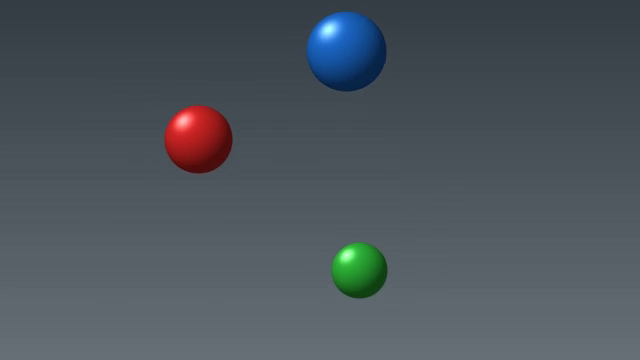
#> input picture frame 18 of bilder/baller.mp4, 640 x 360 px
$ jupyter execute video_eksempel.ipynb
#> lines starting #> are read from the running program, lines starting #| are printed output that depends on the picture; after the words box and inside, x2 and y2 are one past the last pixel; in counts of white or black regions, pixels touching at a corner belong together
# Video med OpenCV

Videoer i mappen `bilder/` ligger i Python-mappen, akkurat som bildene, så `cv2.VideoCapture("baller.mp4")` virker uten sti. OpenCV i nettleseren har FFmpeg innebygd og leser

- MP4, MOV, MKV og WebM med H.264, H.265, VP8 eller VP9 (det de fleste mobiler og kameraer lager)
- AVI med MJPEG eller MPEG-4 (Xvid)

`baller.mp4` er 6 sekunder med tre baller som spretter: en rød, en grønn og en blå.

Kjør cellene med **Shift+Enter**, eller trykk **Kjør alle**.

[cell 1]
import cv2
import numpy as np
from ipywidgets import interact

cap = cv2.VideoCapture("baller.mp4")
fps = cap.get(cv2.CAP_PROP_FPS)
antall = int(cap.get(cv2.CAP_PROP_FRAME_COUNT))
bredde = int(cap.get(cv2.CAP_PROP_FRAME_WIDTH))
hoyde = int(cap.get(cv2.CAP_PROP_FRAME_HEIGHT))
print(f"{bredde} × {hoyde} piksler, {fps:g} bilder per sekund, {antall} bilder ({antall / fps:.1f} s)")

ok, bilde = cap.read()        # det første bildet, som BGR
#> bilde is the input picture: shape (360, 640, 3); mean B, G, R 92.1, 85.3, 76.7
print(bilde.shape, bilde.dtype)
#| (360, 640, 3) uint8
#> the sliders are set to n = 89
cv2.imshow("første bilde", bilde)

## Bla gjennom videoen

En video er bare mange bilder etter hverandre. `cap.set(cv2.CAP_PROP_POS_FRAMES, n)` hopper til bilde nummer `n`, og `cap.read()` gir det. Dra i glidebryteren.

[cell 2]
@interact(n=(0, antall - 1))
def vis_bilde(n=0):
#> called with n = 89
    cap.set(cv2.CAP_PROP_POS_FRAMES, n)
    ok, bilde = cap.read()
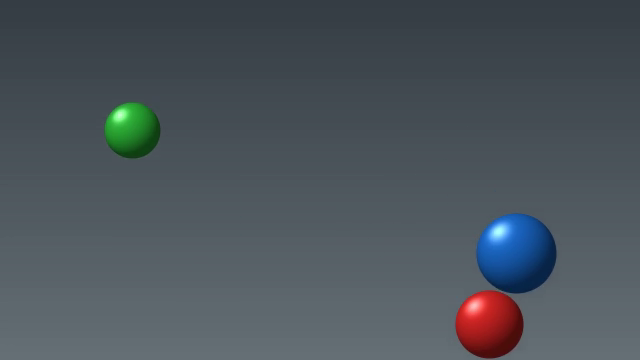
#> input picture frame 89 of bilder/baller.mp4, 640 x 360 px
#> bilde is the input picture: shape (360, 640, 3); mean B, G, R 91.3, 84.6, 75.8
    if ok:
        cv2.imshow("bilde", bilde)
        print(f"bilde {n}, {n / fps:.2f} s")

## Spill av og følg den røde ballen

Løkken leser ett bilde om gangen til videoen er slutt, akkurat som på PC-en. For hvert bilde:

1. Gjør bildet om til HSV, og lag en maske med `cv2.inRange` for rødt. Rødt ligger i begge ender av H (0–179), så det trengs to intervaller.
2. Finn den største hvite flekken i masken med `cv2.findContours`, og tegn en ring rundt den.
3. Tegn sporet ballen har fulgt så langt.

`cv2.imshow` med samme navn bytter ut bildet, så du ser videoen spilles av under cellen. `cv2.waitKey(33)` venter 33 ms mellom bildene, og det gir riktig fart: 1000 ms / 30 bilder per sekund ≈ 33 ms. Trykk **Stopp** for å avbryte.

[cell 3]
cap.set(cv2.CAP_PROP_POS_FRAMES, 0)
spor = []
while True:
    ok, bilde = cap.read()
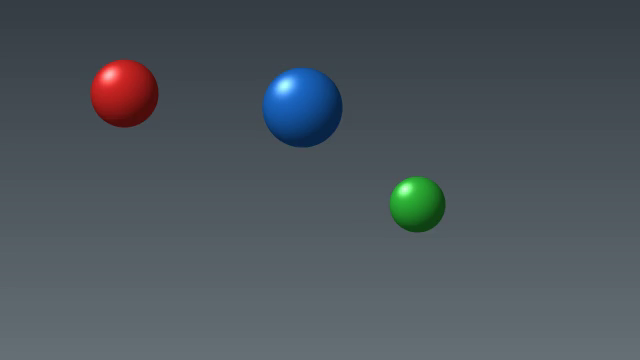
#> input picture frame 0 of bilder/baller.mp4, 640 x 360 px
#> bilde is the input picture: shape (360, 640, 3); mean B, G, R 92.1, 85.4, 76.6
    if not ok:                      # ingen flere bilder: videoen er slutt
        break
    hsv = cv2.cvtColor(bilde, cv2.COLOR_BGR2HSV)
#> hsv: shape (360, 640, 3); mean H, S, V 100.8, 51.5, 94.9
    maske = cv2.inRange(hsv, (0, 120, 70), (10, 255, 255)) | cv2.inRange(hsv, (170, 120, 70), (179, 255, 255))
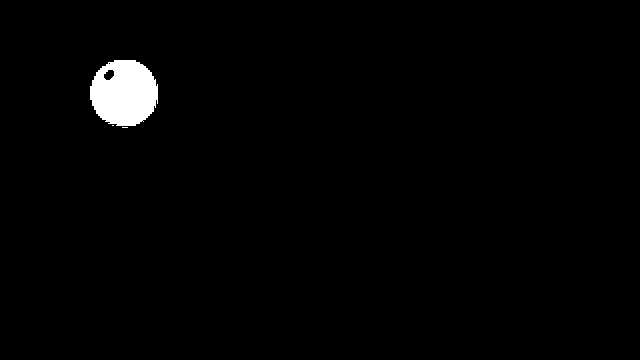
#> maske: shape (360, 640); 1.5% white; 3 white regions (2 under 20 px)
    konturer, _ = cv2.findContours(maske, cv2.RETR_EXTERNAL, cv2.CHAIN_APPROX_SIMPLE)
#> konturer = 3 contours, 2 with area under 20; largest, box (x1, y1, x2, y2) and area: (90, 60, 158, 126) 3472
    if konturer:
        (x, y), r = cv2.minEnclosingCircle(max(konturer, key=cv2.contourArea))
#> x = 124; y = 92.5; r = 34.67
        spor.append((int(x), int(y)))
        cv2.circle(bilde, (int(x), int(y)), int(r) + 5, (255, 255, 255), 2)
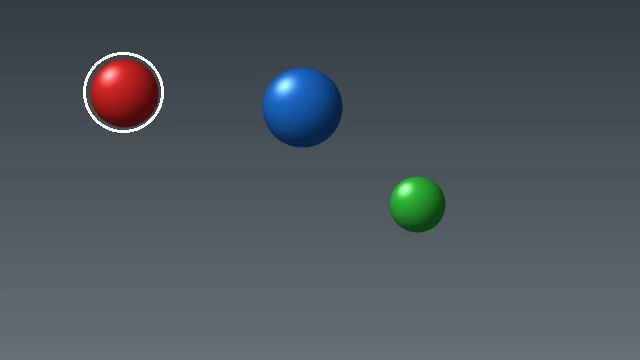
#> bilde: shape (360, 640, 3); 0.32% of pixels changed, all inside (x1, y1, x2, y2) = (83, 52, 164, 133)
    for a, b in zip(spor, spor[1:]):
        cv2.line(bilde, a, b, (0, 255, 255), 2)
#> this loop made 0 passes
    cv2.imshow("sporing", bilde)
    if cv2.waitKey(round(1000 / fps)) & 0xFF == ord("q"):   # som på PC-en, men tastene kommer ikke fram her
#> (key q is pressed here)
        break

print(f"Fant den røde ballen i {len(spor)} av {antall} bilder.")
#| Fant den røde ballen i 1 av 180 bilder.

## Lagre resultatet som en ny video

`cv2.VideoWriter` skriver en video bilde for bilde. Her lagres kantene fra `cv2.Canny` som `kanter.mp4`. I nettleseren virker kodene

- `mp4v` til `.mp4`
- `MJPG` eller `XVID` til `.avi`

Nettleseren kan ikke spille av disse selv, men du kan laste ned filen eller legge den i `bilder/` fra **Filer** øverst til høyre, og spille den av i et videoprogram (for eksempel VLC). Du kan også lese den inn igjen med `cv2.VideoCapture`, som under.

[cell 4]
cap.set(cv2.CAP_PROP_POS_FRAMES, 0)
ut = cv2.VideoWriter("kanter.mp4", cv2.VideoWriter_fourcc(*"mp4v"), fps, (bredde, hoyde))
print("VideoWriter er åpen:", ut.isOpened())
#| VideoWriter er åpen: True
while True:
    ok, bilde = cap.read()
    if not ok:
        break
    kanter = cv2.Canny(cv2.cvtColor(bilde, cv2.COLOR_BGR2GRAY), 50, 150)
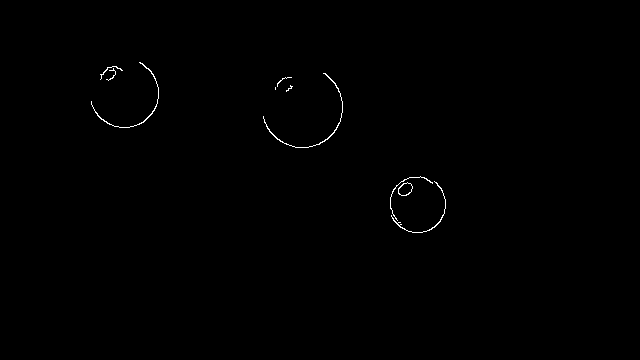
#> kanter: shape (360, 640); 0.31% white in thin lines or dots, all inside (x1, y1, x2, y2) = (91, 62, 446, 233)
    ut.write(cv2.cvtColor(kanter, cv2.COLOR_GRAY2BGR))   # VideoWriter vil ha bilder med 3 kanaler
ut.release()

sjekk = cv2.VideoCapture("kanter.mp4")
print("kanter.mp4 har", int(sjekk.get(cv2.CAP_PROP_FRAME_COUNT)), "bilder")
sjekk.set(cv2.CAP_PROP_POS_FRAMES, 60)
cv2.imshow("kanter.mp4, bilde 60", sjekk.read()[1])

$ run again, starting later in the video
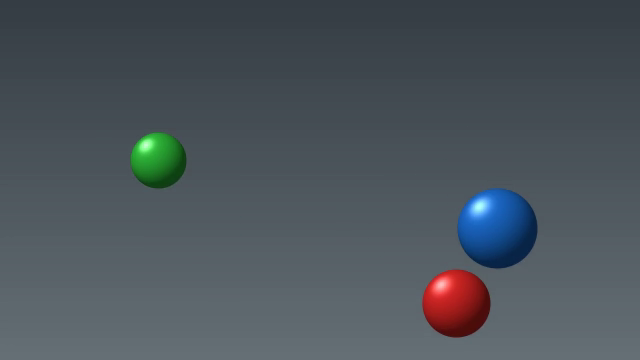
#> input picture frame 81 of bilder/baller.mp4, 640 x 360 px
#> bilde is the input picture: shape (360, 640, 3); mean B, G, R 91.3, 84.7, 75.8
#| (360, 640, 3) uint8
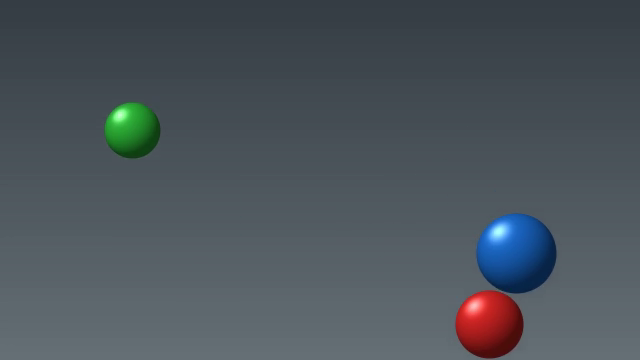
#> input picture frame 89 of bilder/baller.mp4, 640 x 360 px
#> in vis_bilde, bilde is the input picture: shape (360, 640, 3); mean B, G, R 91.3, 84.6, 75.8
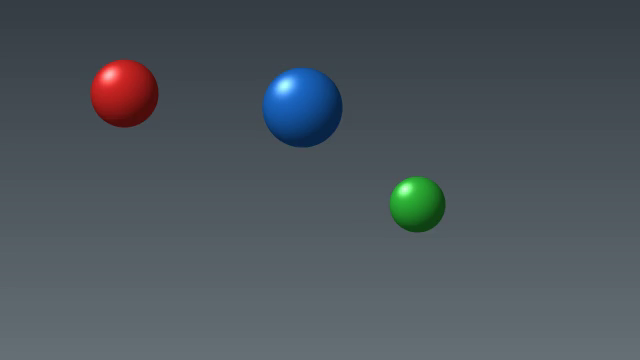
#> input picture frame 0 of bilder/baller.mp4, 640 x 360 px
#> bilde is the input picture: shape (360, 640, 3); mean B, G, R 92.1, 85.4, 76.6
#> hsv: shape (360, 640, 3); mean H, S, V 100.8, 51.5, 94.9
#> maske: shape (360, 640); 1.5% white; 3 white regions (2 under 20 px)
#> konturer = 3 contours, 2 with area under 20; largest, box (x1, y1, x2, y2) and area: (90, 60, 158, 126) 3472
#> x = 124; y = 92.5; r = 34.67
#> bilde: shape (360, 640, 3); 0.32% of pixels changed, all inside (x1, y1, x2, y2) = (83, 52, 164, 133)
#| Fant den røde ballen i 1 av 180 bilder.
#| VideoWriter er åpen: True
#> kanter: shape (360, 640); 0.31% white in thin lines or dots, all inside (x1, y1, x2, y2) = (91, 62, 446, 233)

$ run again, starting later in the video
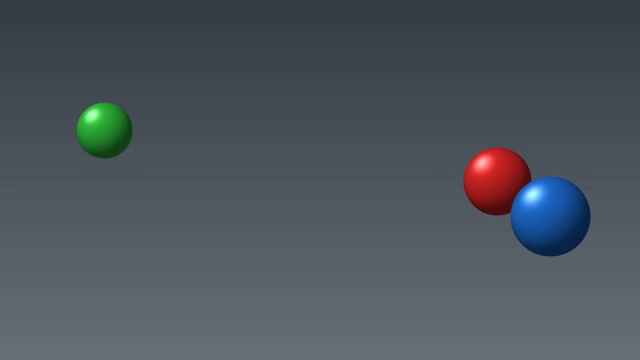
#> input picture frame 144 of bilder/baller.mp4, 640 x 360 px
#> bilde is the input picture: shape (360, 640, 3); mean B, G, R 91.8, 85.1, 76.2
#| (360, 640, 3) uint8
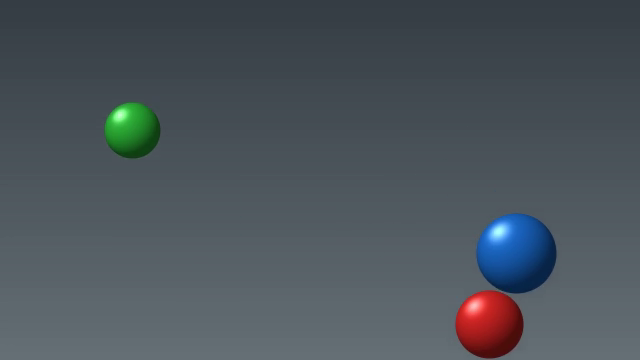
#> input picture frame 89 of bilder/baller.mp4, 640 x 360 px
#> in vis_bilde, bilde is the input picture: shape (360, 640, 3); mean B, G, R 91.3, 84.6, 75.8
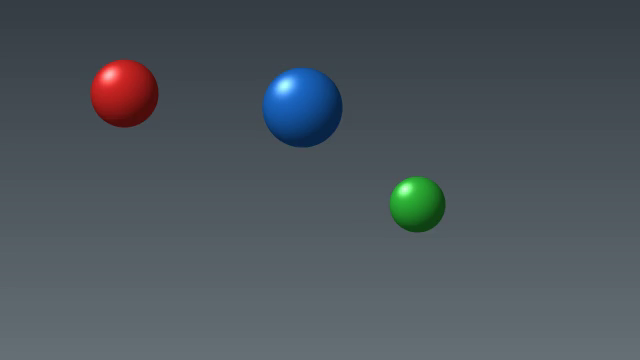
#> input picture frame 0 of bilder/baller.mp4, 640 x 360 px
#> bilde is the input picture: shape (360, 640, 3); mean B, G, R 92.1, 85.4, 76.6
#> hsv: shape (360, 640, 3); mean H, S, V 100.8, 51.5, 94.9
#> maske: shape (360, 640); 1.5% white; 3 white regions (2 under 20 px)
#> konturer = 3 contours, 2 with area under 20; largest, box (x1, y1, x2, y2) and area: (90, 60, 158, 126) 3472
#> x = 124; y = 92.5; r = 34.67
#> bilde: shape (360, 640, 3); 0.32% of pixels changed, all inside (x1, y1, x2, y2) = (83, 52, 164, 133)
#| Fant den røde ballen i 1 av 180 bilder.
#| VideoWriter er åpen: True
#> kanter: shape (360, 640); 0.31% white in thin lines or dots, all inside (x1, y1, x2, y2) = (91, 62, 446, 233)
